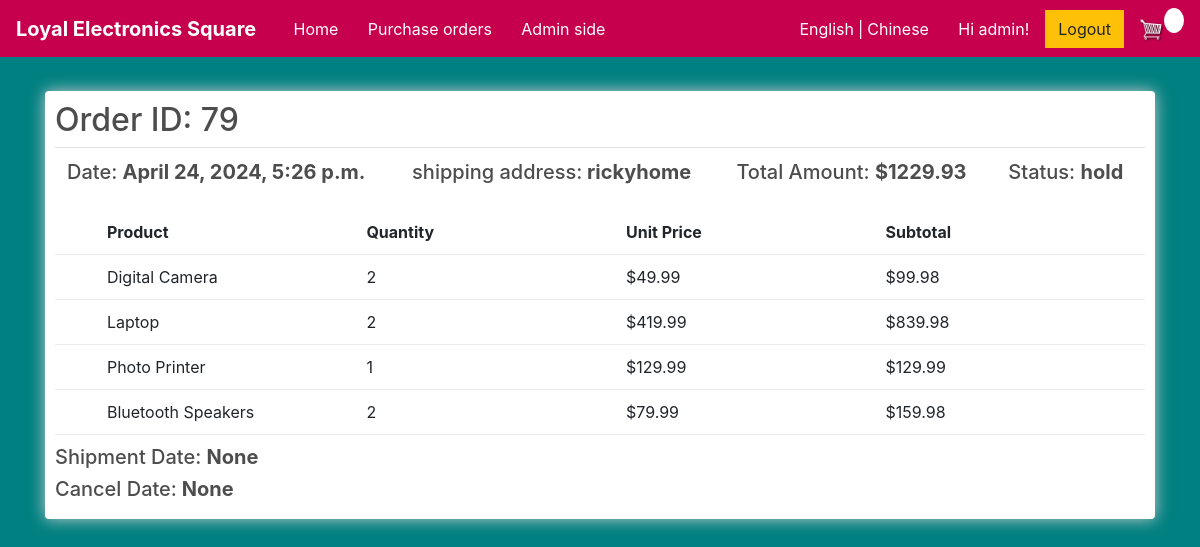
Page /order_detail/79 (signed in) on the committed database.
### store/models.py (models this page shows, shortened)
class Order(models.Model):
    STATUS_CHOICES = [
        ('pending', _('Pending')),
        ('shipped', _('Shipped')),
        ('cancelled', _('Cancelled')),
        ('hold', _('Hold')),]
    customer = models.ForeignKey(Customer, on_delete=models.SET_NULL, null=True, blank=True, verbose_name=_('customer'))
    date_ordered = models.DateTimeField(default=timezone.now, verbose_name=_('date_ordered'))
    complete = models.BooleanField(default=False, null=True, blank=False)
    total_amount = models.DecimalField(max_digits=100, decimal_places=2, null=True, verbose_name=_('total_amount'))
    status = models.CharField(max_length=10, choices=STATUS_CHOICES, default='pending', verbose_name=_('status'))
    shipment_date = models.DateTimeField(null=True, blank=True, verbose_name=_('shipment_date'))
    cancel_date = models.DateTimeField(null=True, blank=True, verbose_name=_('cancel_date'))
    @property
    def get_cart_items(self):
        orderitems = self.orderitem_set.all()
        total = sum([item.quantity for item in orderitems])
        return total
    def total_amount(self):
        orderitems = self.orderitem_set.all()
        total = sum([item.get_total for item in orderitems])
        return total

class Customer(models.Model):
    user = models.OneToOneField(User, on_delete=models.CASCADE, related_name = 'customer', null=True, blank=True, verbose_name=_('user'))
    full_name = models.CharField(max_length=200, null=True, verbose_name=_('full_name'))
    email = models.CharField(max_length=200, null=True, verbose_name=_('email'))
    password = models.CharField(max_length=200, null=True, verbose_name=_('password'))
    shipping_address = models.CharField(max_length=200, null=True, verbose_name=_('shipping_address'))

class OrderItem(models.Model):
    product = models.ForeignKey(Product, on_delete=models.SET_NULL, null=True, verbose_name=_('product'))
    order = models.ForeignKey(Order, on_delete=models.SET_NULL, null=True, verbose_name=_('order'))
    quantity = models.IntegerField(default=0, null=True, blank=True, verbose_name=_('quantity'))
    date_added = models.DateTimeField(auto_now_add=True, verbose_name=_('date_added'))
    unit_price = models.DecimalField(max_digits=10, decimal_places=2, null=True, verbose_name=_('unit_price'))
    subtotal = models.DecimalField(max_digits=10, decimal_places=2, null=True, verbose_name=_('subtotal'))
    @property
    def get_total(self):
        total = self.product.price * self.quantity
        return total

class Product(models.Model):
    name = models.CharField(max_length=200, null=True, verbose_name=_('name'))
    price = models.DecimalField(max_digits=10, decimal_places=2, verbose_name=_('price'))
    brand = models.CharField(max_length=16, null=True, verbose_name=_('brand'))
    connectivity_technology = models.CharField(max_length=32, null=True, verbose_name=_('connectivity_technology'))
    digital = models.BooleanField(default=False, null=True, blank=False)
    cover_image = models.ImageField(null=True, blank=True, verbose_name=_('cover_image'))
    description = models.TextField(null=True, verbose_name=_('description'))
    is_active = models.BooleanField(default=True, verbose_name=_('is_active'))

### store/views.py (the view)
# urls.py: path('order_detail/<int:pk>', views.order_detail, name="order_detail"),
@login_required
def order_detail(request, pk):
     if request.user.is_authenticated:
          customer = request.user.customer
          order, created = Order.objects.get_or_create(customer=customer, complete=False)
          items = order.orderitem_set.all()
          cartItems = order.get_cart_items
     else:
          items = []
          order = {'get_cart_total':0, 'get_cart_items':0, 'shipping':False}
          cartItems = order['get_cart_items']
     order = Order.objects.get(id=pk)
     order_items = OrderItem.objects.filter(order=order)
     return render(request, 'store/order_detail.html', {'order': order, 'order_items': order_items})

### store/templates/store/order_detail.html (shortened to what this page needs)
{% extends 'store/main.html' %}
{% load static %}
{% load i18n %}
{% block content %}
<div class="row">
    <div class="col-lg-12">
        <div class="box-element">
            <table class="table">
                <h2>{% trans 'Order ID:' %} {{ order.id }}</h2>
                <tr>
                    <th><h5>{% trans 'Date:' %} <strong>{{order.date_ordered}}</strong></h5></th>
                    <th><h5>{% trans 'shipping address:' %}<strong> {{order.customer.shipping_address}}</strong></h5></th>
                    <th><h5>{% trans 'Total Amount:' %} <strong>${{order.total_amount}}</strong></h5></th>
                    <th><h5>{% trans 'Status:' %} <strong>{{order.status}}</strong></h5></th>
                </tr>
            </table>
            <div class="cart-row">
                <div style="flex:0.2"><strong></strong></div>
                <div style="flex:1"><strong>{% trans 'Product' %}</strong></div>
                <div style="flex:1"><strong>{% trans 'Quantity' %}</strong></div>
                <div style="flex:1"><strong>{% trans 'Unit Price' %}</strong></div>
                <div style="flex:1"><strong>{% trans 'Subtotal' %}</strong></div>
            </div>
            {% for item in order_items %}
            <div class="cart-row">
                <div style="flex:0.2"></div>
                <div style="flex:1">{{item.product.name}}</div>
                <div style="flex:1">{{item.quantity}}</div>
                <div style="flex:1">${{item.product.price}}</div>
                <div style="flex:1">${{item.get_total}}</div>
            </div>
            {% endfor %}
            <tr>
                <th><h5>{% trans 'Shipment Date:' %} <strong>{{order.shipment_date}}</strong></h5></th>
                <th><h5>{% trans 'Cancel Date:' %}<strong> {{order.cancel_date }}</strong></h5></th>
            </tr>
    </div>
</div>
{% endblock content %}

### store/templates/store/Main.html (shortened to what this page needs)
<!DOCTYPE html>
{% load static %}
{% load i18n %}
<html>
<head>
	<link rel="stylesheet" href="https://stackpath.bootstrapcdn.com/bootstrap/4.4.1/css/bootstrap.min.css">
	<link rel="stylesheet" type="text/css" href="{% static 'css/main.css' %}">
</head>
<body>
	<nav class="navbar navbar-expand-lg navbar-dark" style="background-color: #c6004d;">
		<a class="navbar-brand" href="{% url 'store' %}"><strong>{% trans 'Loyal Electronics Square' %}</strong></a>
		<div class="collapse navbar-collapse" id="navbarSupportedContent">
			<ul class="navbar-nav me-auto mb-2 mb-lg-0">
				<a style="margin-left: 8px; color: #c6004d">|</a>
				<li class="nav-item">
					<a class="nav-link active" aria-current="page" href="{% url 'store' %}">{% trans 'Home' %}</a>
				</li>
				<a style="margin-left: 8px; color: #c6004d">|</a>
				<li class="nav-item">
					<a class="nav-link active" aria-current="page" href="{% url 'order_list' %}">{% trans 'Purchase orders' %}</a>
				</li>
				<a style="margin-left: 8px; color: #c6004d">|</a>
				<li class="nav-item">
					<a class="nav-link active" aria-current="page" href="{% url 'adminDashboard' %}">{% trans 'Admin side' %}</a>
				</li>
			</ul>
		</div>
	    <div class="form-inline my-2 my-lg-0">
				<a style="margin-right: 4px; color: white" href="/en/">{% trans 'English' %}</a>
				<a style="color: white">|</a>
				<a style="margin-left: 4px;color: white" href="/zh-hant/">{% trans 'Chinese' %}</a>
				<a style="margin-right: 24px; color: #c6004d">|</a>
			{% if user.is_authenticated %}
				<a style="margin-right: 16px; color: white">{% trans 'Hi' %} {{ user.username }}! </a>
				<form action="{% url 'logout' %}" method="post">
					<button class="btn btn-warning" type="submit">{% trans 'Logout' %}</button>
				</form>
			{% else %}
				<a style="margin-right: 16px; color: white">{% trans 'You are not logged in.' %} </a>
	     		<a href="{% url 'login' %}" class="btn btn-warning">{% trans 'Login' %}</a>
	     	{% endif %}
	     	<a href="{% url 'cart' %}">
	    		<img  id="cart-icon" src="{% static 'images/cart.png' %}">
	    	</a>
	    	<p id="cart-total">{{cartItems}}</p>
	    </div>
	</nav>
     <div class="container">
            <br>
            {% block content %}
            {% endblock content %}
         </div>
</body>
</html>

### static/css/main.css (style rules this page uses)
body { background-color: hsl(0, 0%, 98%); }
h1,h2,h3,h4,h5,h6 { color:hsl(0, 0%, 30%); }
.box-element { box-shadow:hsl(0, 0%, 80%) 0 0 16px; background-color: #fff; border-radius: 4px; padding: 10px; }
#cart-icon { width:25px; display: inline-block; margin-left: 15px; }
#cart-total { display: block; text-align: center; color:red; background-color:white; width: 20px; height: 25px; border-radius: 50%; font-size: 14px; }
.col-lg-4, .col-lg-6, .col-lg-8, .col-lg-12 { margin-top: 10px; }
.btn { border-radius: 0; }
.cart-row { display: flex; align-items: flex-stretch; padding-bottom: 10px; margin-bottom: 10px; border-bottom: 1px solid #ececec; }

### store/templates/store/order_detail.html (style rules this page uses)
body { background-color: #008080; }

### rows in the picture
Order: id "79", date_ordered "April 24, 2024, 5:26 p.m.", customer.shipping_address "rickyhome", total_amount "1229.93", status "hold", shipment_date "None", cancel_date "None"
OrderItem: product.name "Digital Camera", quantity "2", product.price "49.99", get_total "99.98"
OrderItem: product.name "Laptop", quantity "2", product.price "419.99", get_total "839.98"
OrderItem: product.name "Photo Printer", quantity "1", product.price "129.99", get_total "129.99"
OrderItem: product.name "Bluetooth Speakers", quantity "2", product.price "79.99", get_total "159.98"

### other values in the picture
{{ user.username }} "admin"
